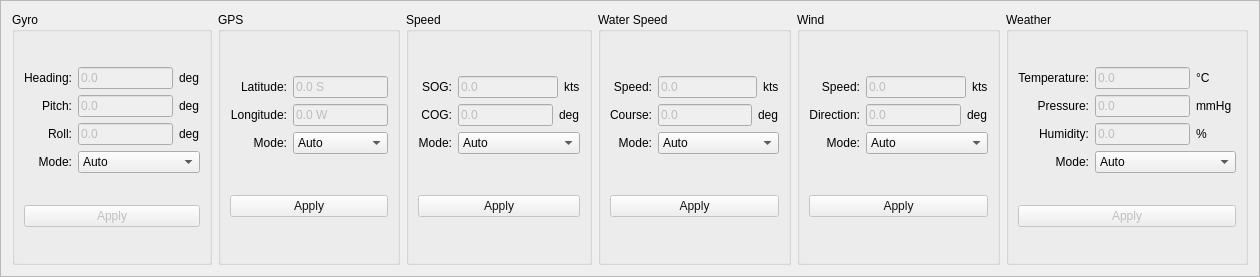
<?xml version="1.0" encoding="UTF-8"?>
<ui version="4.0">
 <class>FrameOSD</class>
 <widget class="QFrame" name="FrameOSD">
  <property name="enabled">
   <bool>true</bool>
  </property>
  <property name="geometry">
   <rect>
    <x>0</x>
    <y>0</y>
    <width>1260</width>
    <height>277</height>
   </rect>
  </property>
  <property name="windowTitle">
   <string>Frame</string>
  </property>
  <property name="frameShape">
   <enum>QFrame::StyledPanel</enum>
  </property>
  <property name="frameShadow">
   <enum>QFrame::Raised</enum>
  </property>
  <layout class="QGridLayout" name="gridLayout_7">
   <item row="0" column="0">
    <widget class="QGroupBox" name="groupBox">
     <property name="styleSheet">
      <string notr="true"/>
     </property>
     <property name="title">
      <string>Gyro</string>
     </property>
     <layout class="QGridLayout" name="gridLayout">
      <item row="0" column="0">
       <layout class="QHBoxLayout" name="horizontalLayout_6">
        <item>
         <layout class="QVBoxLayout" name="verticalLayout">
          <item>
           <widget class="QLabel" name="label">
            <property name="text">
             <string>Heading:</string>
            </property>
            <property name="alignment">
             <set>Qt::AlignRight|Qt::AlignTrailing|Qt::AlignVCenter</set>
            </property>
           </widget>
          </item>
          <item>
           <widget class="QLabel" name="label_2">
            <property name="text">
             <string>Pitch:</string>
            </property>
            <property name="alignment">
             <set>Qt::AlignRight|Qt::AlignTrailing|Qt::AlignVCenter</set>
            </property>
           </widget>
          </item>
          <item>
           <widget class="QLabel" name="label_3">
            <property name="text">
             <string>Roll:</string>
            </property>
            <property name="alignment">
             <set>Qt::AlignRight|Qt::AlignTrailing|Qt::AlignVCenter</set>
            </property>
           </widget>
          </item>
          <item>
           <widget class="QLabel" name="label_4">
            <property name="text">
             <string>Mode:</string>
            </property>
            <property name="alignment">
             <set>Qt::AlignRight|Qt::AlignTrailing|Qt::AlignVCenter</set>
            </property>
           </widget>
          </item>
         </layout>
        </item>
        <item>
         <layout class="QVBoxLayout" name="verticalLayout_2">
          <item>
           <layout class="QHBoxLayout" name="horizontalLayout">
            <item>
             <widget class="QLineEdit" name="lineEditGyroHeading">
              <property name="enabled">
               <bool>false</bool>
              </property>
              <property name="styleSheet">
               <string notr="true"/>
              </property>
              <property name="text">
               <string>0.0</string>
              </property>
             </widget>
            </item>
            <item>
             <widget class="QLabel" name="label_5">
              <property name="sizePolicy">
               <sizepolicy hsizetype="Fixed" vsizetype="Fixed">
                <horstretch>0</horstretch>
                <verstretch>0</verstretch>
               </sizepolicy>
              </property>
              <property name="text">
               <string>deg</string>
              </property>
             </widget>
            </item>
           </layout>
          </item>
          <item>
           <layout class="QHBoxLayout" name="horizontalLayout_2">
            <item>
             <widget class="QLineEdit" name="lineEditGyroPitch">
              <property name="enabled">
               <bool>false</bool>
              </property>
              <property name="styleSheet">
               <string notr="true"/>
              </property>
              <property name="text">
               <string>0.0</string>
              </property>
             </widget>
            </item>
            <item>
             <widget class="QLabel" name="label_6">
              <property name="sizePolicy">
               <sizepolicy hsizetype="Fixed" vsizetype="Fixed">
                <horstretch>0</horstretch>
                <verstretch>0</verstretch>
               </sizepolicy>
              </property>
              <property name="text">
               <string>deg</string>
              </property>
             </widget>
            </item>
           </layout>
          </item>
          <item>
           <layout class="QHBoxLayout" name="horizontalLayout_3">
            <item>
             <widget class="QLineEdit" name="lineEditGyroRoll">
              <property name="enabled">
               <bool>false</bool>
              </property>
              <property name="styleSheet">
               <string notr="true"/>
              </property>
              <property name="text">
               <string>0.0</string>
              </property>
             </widget>
            </item>
            <item>
             <widget class="QLabel" name="label_7">
              <property name="sizePolicy">
               <sizepolicy hsizetype="Fixed" vsizetype="Fixed">
                <horstretch>0</horstretch>
                <verstretch>0</verstretch>
               </sizepolicy>
              </property>
              <property name="text">
               <string>deg</string>
              </property>
             </widget>
            </item>
           </layout>
          </item>
          <item>
           <widget class="QComboBox" name="osdGryoComboBox">
            <property name="currentIndex">
             <number>1</number>
            </property>
            <item>
             <property name="text">
              <string>Manual</string>
             </property>
            </item>
            <item>
             <property name="text">
              <string>Auto</string>
             </property>
            </item>
           </widget>
          </item>
         </layout>
        </item>
       </layout>
      </item>
      <item row="1" column="0">
       <widget class="QPushButton" name="pushButtonGyroApply">
        <property name="enabled">
         <bool>false</bool>
        </property>
        <property name="text">
         <string>Apply</string>
        </property>
       </widget>
      </item>
     </layout>
    </widget>
   </item>
   <item row="0" column="1">
    <widget class="QGroupBox" name="groupBox_2">
     <property name="styleSheet">
      <string notr="true"/>
     </property>
     <property name="title">
      <string>GPS</string>
     </property>
     <layout class="QGridLayout" name="gridLayout_2">
      <item row="0" column="0">
       <layout class="QHBoxLayout" name="horizontalLayout_4">
        <item>
         <layout class="QVBoxLayout" name="verticalLayout_7">
          <item>
           <widget class="QLabel" name="label_13">
            <property name="text">
             <string>Latitude:</string>
            </property>
            <property name="alignment">
             <set>Qt::AlignRight|Qt::AlignTrailing|Qt::AlignVCenter</set>
            </property>
           </widget>
          </item>
          <item>
           <widget class="QLabel" name="label_14">
            <property name="text">
             <string>Longitude:</string>
            </property>
            <property name="alignment">
             <set>Qt::AlignRight|Qt::AlignTrailing|Qt::AlignVCenter</set>
            </property>
           </widget>
          </item>
          <item>
           <widget class="QLabel" name="label_16">
            <property name="text">
             <string>Mode:</string>
            </property>
            <property name="alignment">
             <set>Qt::AlignRight|Qt::AlignTrailing|Qt::AlignVCenter</set>
            </property>
           </widget>
          </item>
         </layout>
        </item>
        <item>
         <layout class="QVBoxLayout" name="verticalLayout_8">
          <item>
           <widget class="QLineEdit" name="lineEditGpsLat">
            <property name="enabled">
             <bool>false</bool>
            </property>
            <property name="styleSheet">
             <string notr="true"/>
            </property>
            <property name="text">
             <string>0.0 S</string>
            </property>
           </widget>
          </item>
          <item>
           <widget class="QLineEdit" name="lineEditGpsLong">
            <property name="enabled">
             <bool>false</bool>
            </property>
            <property name="styleSheet">
             <string notr="true"/>
            </property>
            <property name="text">
             <string>0.0 W</string>
            </property>
           </widget>
          </item>
          <item>
           <widget class="QComboBox" name="comboBoxGPSMode">
            <property name="currentIndex">
             <number>1</number>
            </property>
            <item>
             <property name="text">
              <string>Manual</string>
             </property>
            </item>
            <item>
             <property name="text">
              <string>Auto</string>
             </property>
            </item>
           </widget>
          </item>
         </layout>
        </item>
       </layout>
      </item>
      <item row="1" column="0">
       <widget class="QPushButton" name="pushButtonGPSApply">
        <property name="enabled">
         <bool>false</bool>
        </property>
        <property name="palette">
         <palette>
          <active>
           <colorrole role="WindowText">
            <brush brushstyle="SolidPattern">
             <color alpha="255">
              <red>20</red>
              <green>20</green>
              <blue>20</blue>
             </color>
            </brush>
           </colorrole>
           <colorrole role="Button">
            <brush brushstyle="SolidPattern">
             <color alpha="255">
              <red>240</red>
              <green>240</green>
              <blue>240</blue>
             </color>
            </brush>
           </colorrole>
           <colorrole role="Text">
            <brush brushstyle="SolidPattern">
             <color alpha="255">
              <red>20</red>
              <green>20</green>
              <blue>20</blue>
             </color>
            </brush>
           </colorrole>
           <colorrole role="ButtonText">
            <brush brushstyle="SolidPattern">
             <color alpha="255">
              <red>20</red>
              <green>20</green>
              <blue>20</blue>
             </color>
            </brush>
           </colorrole>
           <colorrole role="PlaceholderText">
            <brush brushstyle="SolidPattern">
             <color alpha="128">
              <red>20</red>
              <green>20</green>
              <blue>20</blue>
             </color>
            </brush>
           </colorrole>
          </active>
          <inactive>
           <colorrole role="WindowText">
            <brush brushstyle="SolidPattern">
             <color alpha="255">
              <red>20</red>
              <green>20</green>
              <blue>20</blue>
             </color>
            </brush>
           </colorrole>
           <colorrole role="Button">
            <brush brushstyle="SolidPattern">
             <color alpha="255">
              <red>240</red>
              <green>240</green>
              <blue>240</blue>
             </color>
            </brush>
           </colorrole>
           <colorrole role="Text">
            <brush brushstyle="SolidPattern">
             <color alpha="255">
              <red>20</red>
              <green>20</green>
              <blue>20</blue>
             </color>
            </brush>
           </colorrole>
           <colorrole role="ButtonText">
            <brush brushstyle="SolidPattern">
             <color alpha="255">
              <red>20</red>
              <green>20</green>
              <blue>20</blue>
             </color>
            </brush>
           </colorrole>
           <colorrole role="PlaceholderText">
            <brush brushstyle="SolidPattern">
             <color alpha="128">
              <red>20</red>
              <green>20</green>
              <blue>20</blue>
             </color>
            </brush>
           </colorrole>
          </inactive>
          <disabled>
           <colorrole role="WindowText">
            <brush brushstyle="SolidPattern">
             <color alpha="255">
              <red>20</red>
              <green>20</green>
              <blue>20</blue>
             </color>
            </brush>
           </colorrole>
           <colorrole role="Button">
            <brush brushstyle="SolidPattern">
             <color alpha="255">
              <red>240</red>
              <green>240</green>
              <blue>240</blue>
             </color>
            </brush>
           </colorrole>
           <colorrole role="Text">
            <brush brushstyle="SolidPattern">
             <color alpha="255">
              <red>20</red>
              <green>20</green>
              <blue>20</blue>
             </color>
            </brush>
           </colorrole>
           <colorrole role="ButtonText">
            <brush brushstyle="SolidPattern">
             <color alpha="255">
              <red>20</red>
              <green>20</green>
              <blue>20</blue>
             </color>
            </brush>
           </colorrole>
           <colorrole role="PlaceholderText">
            <brush brushstyle="SolidPattern">
             <color alpha="128">
              <red>20</red>
              <green>20</green>
              <blue>20</blue>
             </color>
            </brush>
           </colorrole>
          </disabled>
         </palette>
        </property>
        <property name="styleSheet">
         <string notr="true">color: rgb(20, 20, 20);</string>
        </property>
        <property name="text">
         <string>Apply</string>
        </property>
       </widget>
      </item>
     </layout>
    </widget>
   </item>
   <item row="0" column="2">
    <widget class="QGroupBox" name="groupBox_3">
     <property name="styleSheet">
      <string notr="true"/>
     </property>
     <property name="title">
      <string>Speed</string>
     </property>
     <layout class="QGridLayout" name="gridLayout_3">
      <item row="0" column="0">
       <layout class="QHBoxLayout" name="horizontalLayout_11">
        <item>
         <layout class="QVBoxLayout" name="verticalLayout_9">
          <item>
           <widget class="QLabel" name="label_15">
            <property name="text">
             <string>SOG:</string>
            </property>
            <property name="alignment">
             <set>Qt::AlignRight|Qt::AlignTrailing|Qt::AlignVCenter</set>
            </property>
           </widget>
          </item>
          <item>
           <widget class="QLabel" name="label_17">
            <property name="text">
             <string>COG:</string>
            </property>
            <property name="alignment">
             <set>Qt::AlignRight|Qt::AlignTrailing|Qt::AlignVCenter</set>
            </property>
           </widget>
          </item>
          <item>
           <widget class="QLabel" name="label_18">
            <property name="text">
             <string>Mode:</string>
            </property>
            <property name="alignment">
             <set>Qt::AlignRight|Qt::AlignTrailing|Qt::AlignVCenter</set>
            </property>
           </widget>
          </item>
         </layout>
        </item>
        <item>
         <layout class="QVBoxLayout" name="verticalLayout_3">
          <item>
           <layout class="QHBoxLayout" name="horizontalLayout_5">
            <item>
             <widget class="QLineEdit" name="lineEditSpeedSOG">
              <property name="enabled">
               <bool>false</bool>
              </property>
              <property name="styleSheet">
               <string notr="true"/>
              </property>
              <property name="text">
               <string>0.0 </string>
              </property>
             </widget>
            </item>
            <item>
             <widget class="QLabel" name="label_8">
              <property name="sizePolicy">
               <sizepolicy hsizetype="Fixed" vsizetype="Fixed">
                <horstretch>0</horstretch>
                <verstretch>0</verstretch>
               </sizepolicy>
              </property>
              <property name="text">
               <string>kts</string>
              </property>
             </widget>
            </item>
           </layout>
          </item>
          <item>
           <layout class="QHBoxLayout" name="horizontalLayout_8">
            <item>
             <widget class="QLineEdit" name="lineEditSpeedCOG">
              <property name="enabled">
               <bool>false</bool>
              </property>
              <property name="styleSheet">
               <string notr="true"/>
              </property>
              <property name="text">
               <string>0.0</string>
              </property>
             </widget>
            </item>
            <item>
             <widget class="QLabel" name="label_9">
              <property name="sizePolicy">
               <sizepolicy hsizetype="Fixed" vsizetype="Fixed">
                <horstretch>0</horstretch>
                <verstretch>0</verstretch>
               </sizepolicy>
              </property>
              <property name="text">
               <string>deg</string>
              </property>
             </widget>
            </item>
           </layout>
          </item>
          <item>
           <widget class="QComboBox" name="comboBoxSpeedMode">
            <property name="currentIndex">
             <number>1</number>
            </property>
            <item>
             <property name="text">
              <string>Manual</string>
             </property>
            </item>
            <item>
             <property name="text">
              <string>Auto</string>
             </property>
            </item>
           </widget>
          </item>
         </layout>
        </item>
       </layout>
      </item>
      <item row="1" column="0">
       <widget class="QPushButton" name="pushButtonSpeedApply">
        <property name="enabled">
         <bool>false</bool>
        </property>
        <property name="styleSheet">
         <string notr="true">color: rgb(20, 20, 20);</string>
        </property>
        <property name="text">
         <string>Apply</string>
        </property>
       </widget>
      </item>
     </layout>
    </widget>
   </item>
   <item row="0" column="4">
    <widget class="QGroupBox" name="groupBox_5">
     <property name="styleSheet">
      <string notr="true"/>
     </property>
     <property name="title">
      <string>Wind</string>
     </property>
     <layout class="QGridLayout" name="gridLayout_5">
      <item row="0" column="0">
       <layout class="QHBoxLayout" name="horizontalLayout_15">
        <item>
         <layout class="QVBoxLayout" name="verticalLayout_17">
          <item>
           <widget class="QLabel" name="label_28">
            <property name="text">
             <string>Speed:</string>
            </property>
            <property name="alignment">
             <set>Qt::AlignRight|Qt::AlignTrailing|Qt::AlignVCenter</set>
            </property>
           </widget>
          </item>
          <item>
           <widget class="QLabel" name="label_29">
            <property name="text">
             <string>Direction:</string>
            </property>
            <property name="alignment">
             <set>Qt::AlignRight|Qt::AlignTrailing|Qt::AlignVCenter</set>
            </property>
           </widget>
          </item>
          <item>
           <widget class="QLabel" name="label_31">
            <property name="text">
             <string>Mode:</string>
            </property>
            <property name="alignment">
             <set>Qt::AlignRight|Qt::AlignTrailing|Qt::AlignVCenter</set>
            </property>
           </widget>
          </item>
         </layout>
        </item>
        <item>
         <layout class="QVBoxLayout" name="verticalLayout_5">
          <item>
           <layout class="QHBoxLayout" name="horizontalLayout_9">
            <item>
             <widget class="QLineEdit" name="lineEditWindSpeed">
              <property name="enabled">
               <bool>false</bool>
              </property>
              <property name="styleSheet">
               <string notr="true"/>
              </property>
              <property name="text">
               <string>0.0</string>
              </property>
             </widget>
            </item>
            <item>
             <widget class="QLabel" name="label_12">
              <property name="sizePolicy">
               <sizepolicy hsizetype="Fixed" vsizetype="Fixed">
                <horstretch>0</horstretch>
                <verstretch>0</verstretch>
               </sizepolicy>
              </property>
              <property name="text">
               <string>kts</string>
              </property>
             </widget>
            </item>
           </layout>
          </item>
          <item>
           <layout class="QHBoxLayout" name="horizontalLayout_14">
            <item>
             <widget class="QLineEdit" name="lineEditWindDir">
              <property name="enabled">
               <bool>false</bool>
              </property>
              <property name="styleSheet">
               <string notr="true"/>
              </property>
              <property name="text">
               <string>0.0</string>
              </property>
             </widget>
            </item>
            <item>
             <widget class="QLabel" name="label_19">
              <property name="sizePolicy">
               <sizepolicy hsizetype="Fixed" vsizetype="Fixed">
                <horstretch>0</horstretch>
                <verstretch>0</verstretch>
               </sizepolicy>
              </property>
              <property name="text">
               <string>deg</string>
              </property>
             </widget>
            </item>
           </layout>
          </item>
          <item>
           <widget class="QComboBox" name="comboBoxWindMode">
            <property name="currentIndex">
             <number>1</number>
            </property>
            <item>
             <property name="text">
              <string>Manual</string>
             </property>
            </item>
            <item>
             <property name="text">
              <string>Auto</string>
             </property>
            </item>
           </widget>
          </item>
         </layout>
        </item>
       </layout>
      </item>
      <item row="1" column="0">
       <widget class="QPushButton" name="pushButtonWindApply">
        <property name="enabled">
         <bool>false</bool>
        </property>
        <property name="styleSheet">
         <string notr="true">color: rgb(20, 20, 20);</string>
        </property>
        <property name="text">
         <string>Apply</string>
        </property>
       </widget>
      </item>
     </layout>
    </widget>
   </item>
   <item row="0" column="5">
    <widget class="QGroupBox" name="groupBox_6">
     <property name="enabled">
      <bool>true</bool>
     </property>
     <property name="styleSheet">
      <string notr="true"/>
     </property>
     <property name="title">
      <string>Weather</string>
     </property>
     <layout class="QGridLayout" name="gridLayout_6">
      <item row="0" column="0">
       <layout class="QHBoxLayout" name="horizontalLayout_18">
        <item>
         <layout class="QVBoxLayout" name="verticalLayout_19">
          <item>
           <widget class="QLabel" name="label_32">
            <property name="text">
             <string>Temperature:</string>
            </property>
            <property name="alignment">
             <set>Qt::AlignRight|Qt::AlignTrailing|Qt::AlignVCenter</set>
            </property>
           </widget>
          </item>
          <item>
           <widget class="QLabel" name="label_33">
            <property name="text">
             <string>Pressure:</string>
            </property>
            <property name="alignment">
             <set>Qt::AlignRight|Qt::AlignTrailing|Qt::AlignVCenter</set>
            </property>
           </widget>
          </item>
          <item>
           <widget class="QLabel" name="label_34">
            <property name="text">
             <string>Humidity:</string>
            </property>
            <property name="alignment">
             <set>Qt::AlignRight|Qt::AlignTrailing|Qt::AlignVCenter</set>
            </property>
           </widget>
          </item>
          <item>
           <widget class="QLabel" name="label_35">
            <property name="text">
             <string>Mode:</string>
            </property>
            <property name="alignment">
             <set>Qt::AlignRight|Qt::AlignTrailing|Qt::AlignVCenter</set>
            </property>
           </widget>
          </item>
         </layout>
        </item>
        <item>
         <layout class="QVBoxLayout" name="verticalLayout_6">
          <item>
           <layout class="QHBoxLayout" name="horizontalLayout_10">
            <item>
             <widget class="QLineEdit" name="lineEditWeatherTemp">
              <property name="enabled">
               <bool>false</bool>
              </property>
              <property name="styleSheet">
               <string notr="true"/>
              </property>
              <property name="text">
               <string>0.0</string>
              </property>
             </widget>
            </item>
            <item>
             <widget class="QLabel" name="label_27">
              <property name="sizePolicy">
               <sizepolicy hsizetype="Fixed" vsizetype="Fixed">
                <horstretch>0</horstretch>
                <verstretch>0</verstretch>
               </sizepolicy>
              </property>
              <property name="minimumSize">
               <size>
                <width>40</width>
                <height>0</height>
               </size>
              </property>
              <property name="maximumSize">
               <size>
                <width>45</width>
                <height>16777215</height>
               </size>
              </property>
              <property name="font">
               <font>
                <pointsize>9</pointsize>
               </font>
              </property>
              <property name="text">
               <string>°C</string>
              </property>
             </widget>
            </item>
           </layout>
          </item>
          <item>
           <layout class="QHBoxLayout" name="horizontalLayout_16">
            <item>
             <widget class="QLineEdit" name="lineEditWeatherPress">
              <property name="enabled">
               <bool>false</bool>
              </property>
              <property name="styleSheet">
               <string notr="true"/>
              </property>
              <property name="text">
               <string>0.0</string>
              </property>
             </widget>
            </item>
            <item>
             <widget class="QLabel" name="label_36">
              <property name="sizePolicy">
               <sizepolicy hsizetype="Fixed" vsizetype="Fixed">
                <horstretch>0</horstretch>
                <verstretch>0</verstretch>
               </sizepolicy>
              </property>
              <property name="minimumSize">
               <size>
                <width>40</width>
                <height>0</height>
               </size>
              </property>
              <property name="maximumSize">
               <size>
                <width>45</width>
                <height>16777215</height>
               </size>
              </property>
              <property name="font">
               <font>
                <pointsize>9</pointsize>
               </font>
              </property>
              <property name="text">
               <string>mmHg</string>
              </property>
             </widget>
            </item>
           </layout>
          </item>
          <item>
           <layout class="QHBoxLayout" name="horizontalLayout_17">
            <item>
             <widget class="QLineEdit" name="lineEditWeatherHumidity">
              <property name="enabled">
               <bool>false</bool>
              </property>
              <property name="styleSheet">
               <string notr="true"/>
              </property>
              <property name="text">
               <string>0.0</string>
              </property>
             </widget>
            </item>
            <item>
             <widget class="QLabel" name="label_30">
              <property name="sizePolicy">
               <sizepolicy hsizetype="Fixed" vsizetype="Fixed">
                <horstretch>0</horstretch>
                <verstretch>0</verstretch>
               </sizepolicy>
              </property>
              <property name="minimumSize">
               <size>
                <width>40</width>
                <height>0</height>
               </size>
              </property>
              <property name="maximumSize">
               <size>
                <width>45</width>
                <height>16777215</height>
               </size>
              </property>
              <property name="font">
               <font>
                <pointsize>9</pointsize>
               </font>
              </property>
              <property name="text">
               <string>%</string>
              </property>
             </widget>
            </item>
           </layout>
          </item>
          <item>
           <widget class="QComboBox" name="comboBoxWeatherMode">
            <property name="currentIndex">
             <number>1</number>
            </property>
            <item>
             <property name="text">
              <string>Manual</string>
             </property>
            </item>
            <item>
             <property name="text">
              <string>Auto</string>
             </property>
            </item>
           </widget>
          </item>
         </layout>
        </item>
       </layout>
      </item>
      <item row="1" column="0">
       <widget class="QPushButton" name="pushButtonWeather">
        <property name="enabled">
         <bool>false</bool>
        </property>
        <property name="text">
         <string>Apply</string>
        </property>
       </widget>
      </item>
     </layout>
    </widget>
   </item>
   <item row="0" column="3">
    <widget class="QGroupBox" name="groupBox_4">
     <property name="styleSheet">
      <string notr="true"/>
     </property>
     <property name="title">
      <string>Water Speed</string>
     </property>
     <layout class="QGridLayout" name="gridLayout_4">
      <item row="0" column="0">
       <layout class="QHBoxLayout" name="horizontalLayout_13">
        <item>
         <layout class="QVBoxLayout" name="verticalLayout_13">
          <item>
           <widget class="QLabel" name="label_22">
            <property name="text">
             <string>Speed:</string>
            </property>
            <property name="alignment">
             <set>Qt::AlignRight|Qt::AlignTrailing|Qt::AlignVCenter</set>
            </property>
           </widget>
          </item>
          <item>
           <widget class="QLabel" name="label_23">
            <property name="text">
             <string>Course:</string>
            </property>
            <property name="alignment">
             <set>Qt::AlignRight|Qt::AlignTrailing|Qt::AlignVCenter</set>
            </property>
           </widget>
          </item>
          <item>
           <widget class="QLabel" name="label_24">
            <property name="text">
             <string>Mode:</string>
            </property>
            <property name="alignment">
             <set>Qt::AlignRight|Qt::AlignTrailing|Qt::AlignVCenter</set>
            </property>
           </widget>
          </item>
         </layout>
        </item>
        <item>
         <layout class="QVBoxLayout" name="verticalLayout_4">
          <item>
           <layout class="QHBoxLayout" name="horizontalLayout_7">
            <item>
             <widget class="QLineEdit" name="lineEditWaterSOG">
              <property name="enabled">
               <bool>false</bool>
              </property>
              <property name="styleSheet">
               <string notr="true"/>
              </property>
              <property name="text">
               <string>0.0</string>
              </property>
             </widget>
            </item>
            <item>
             <widget class="QLabel" name="label_10">
              <property name="sizePolicy">
               <sizepolicy hsizetype="Fixed" vsizetype="Fixed">
                <horstretch>0</horstretch>
                <verstretch>0</verstretch>
               </sizepolicy>
              </property>
              <property name="text">
               <string>kts</string>
              </property>
             </widget>
            </item>
           </layout>
          </item>
          <item>
           <layout class="QHBoxLayout" name="horizontalLayout_12">
            <item>
             <widget class="QLineEdit" name="lineEditWaterCOG">
              <property name="enabled">
               <bool>false</bool>
              </property>
              <property name="styleSheet">
               <string notr="true"/>
              </property>
              <property name="text">
               <string>0.0</string>
              </property>
             </widget>
            </item>
            <item>
             <widget class="QLabel" name="label_11">
              <property name="sizePolicy">
               <sizepolicy hsizetype="Fixed" vsizetype="Fixed">
                <horstretch>0</horstretch>
                <verstretch>0</verstretch>
               </sizepolicy>
              </property>
              <property name="text">
               <string>deg</string>
              </property>
             </widget>
            </item>
           </layout>
          </item>
          <item>
           <widget class="QComboBox" name="comboBoxWaterMode">
            <property name="currentIndex">
             <number>1</number>
            </property>
            <item>
             <property name="text">
              <string>Manual</string>
             </property>
            </item>
            <item>
             <property name="text">
              <string>Auto</string>
             </property>
            </item>
           </widget>
          </item>
         </layout>
        </item>
       </layout>
      </item>
      <item row="1" column="0">
       <widget class="QPushButton" name="pushButtonWaterApply">
        <property name="enabled">
         <bool>false</bool>
        </property>
        <property name="styleSheet">
         <string notr="true">color: rgb(20, 20, 20);</string>
        </property>
        <property name="text">
         <string>Apply</string>
        </property>
       </widget>
      </item>
     </layout>
    </widget>
   </item>
  </layout>
 </widget>
 <resources/>
 <connections/>
</ui>
